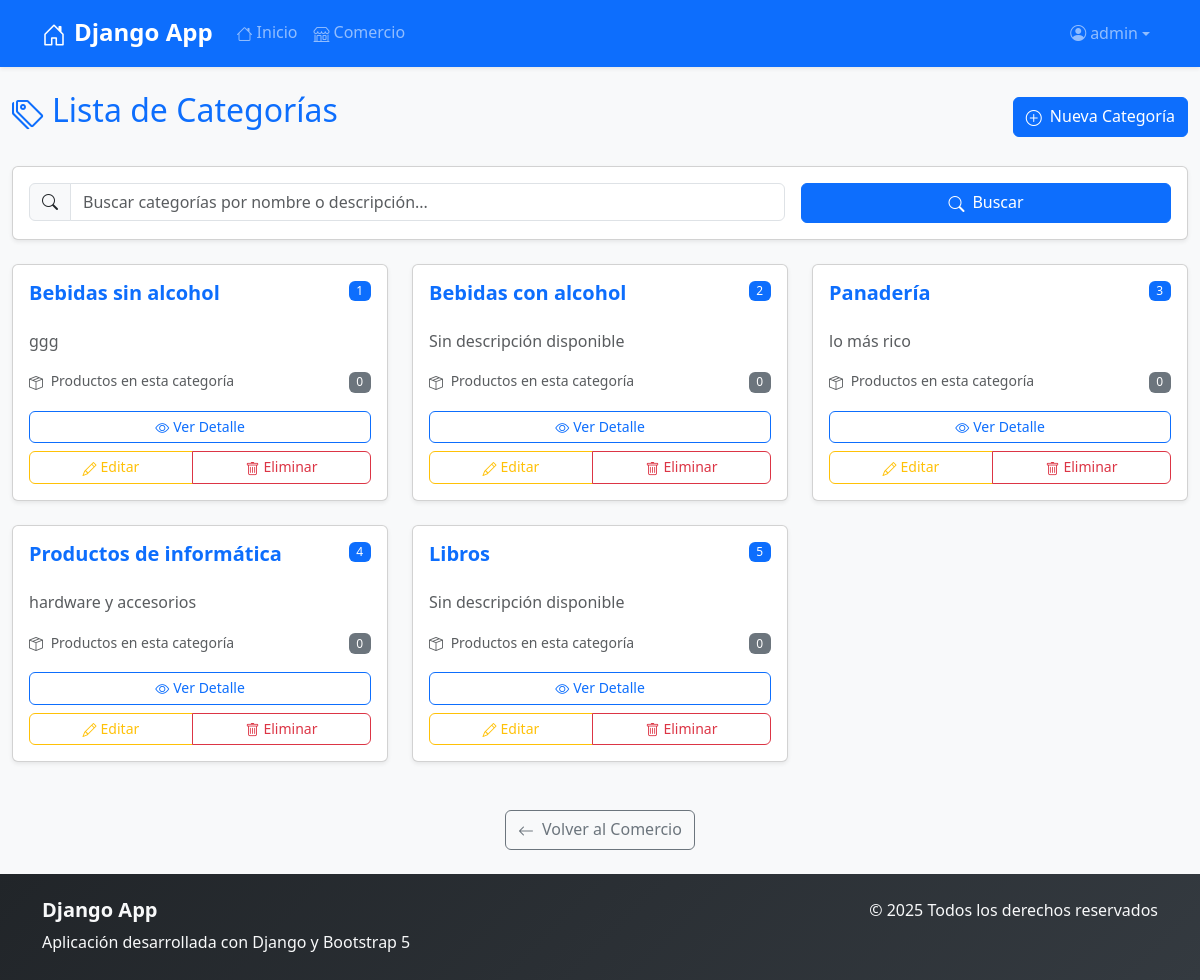
Screenshot of /comercio/productocategoria/list (signed in) with the database file from the repository.
### comercio/models.py (models this page shows, shortened)
class ProductoCategoria(models.Model):
    nombre = models.CharField(max_length=100, unique=True)
    descripcion = models.TextField(verbose_name="descripción", blank=True, null=True)
    class Meta:
        verbose_name = "Categoría de Producto"
        verbose_name_plural = "Categorías de Productos"

### comercio/views/productocategoria_crud.py (the view)
class ProductoCatergoriaList(ListView):
    model = ProductoCategoria
    template_name = "comercio/productocategoria/productocategoria_list.html"
    def get_queryset(self) -> QuerySet[Any]:
        queryset = super().get_queryset()
        buscar = self.request.GET.get("consulta")
        if buscar:
            queryset = ProductoCategoria.objects.filter(nombre__icontains=buscar)
        else:
            queryset = ProductoCategoria.objects.all()
        return queryset

### comercio/templates/comercio/productocategoria/productocategoria_list.html (shortened to what this page needs)
{% extends 'core/base.html' %}
{% block content %}
<div class="row mb-4">
    <div class="col-12">
        <div class="d-flex justify-content-between align-items-center">
            <h1 class="h2 text-primary">
                <i class="bi bi-tags me-2"></i>Lista de Categorías
            </h1>
            <a href="{% url 'comercio:productocategoria_create' %}" class="btn btn-primary">
                <i class="bi bi-plus-circle me-2"></i>Nueva Categoría
            </a>
        </div>
    </div>
</div>
<div class="row mb-4">
    <div class="col-12">
        <div class="card">
            <div class="card-body">
                <form action="{% url 'comercio:productocategoria_list' %}" method="get" class="row g-3">
                    <div class="col-md-8">
                        <div class="input-group">
                            <span class="input-group-text">
                                <i class="bi bi-search"></i>
                            </span>
                            <input type="text"
                                   name="consulta"
                                   class="form-control"
                                   placeholder="Buscar categorías por nombre o descripción..."
                                   value="{{ request.GET.consulta|default:'' }}">
                        </div>
                    </div>
                    <div class="col-md-4">
                        <div class="d-grid">
                            <button type="submit" class="btn btn-primary">
                                <i class="bi bi-search me-2"></i>Buscar
                            </button>
                        </div>
                    </div>
                </form>
            </div>
        </div>
    </div>
</div>
<div class="row">
    {% if object_list %}
        {% for object in object_list %}
            <div class="col-lg-4 col-md-6 mb-4">
                <div class="card h-100 shadow-sm">
                    <div class="card-body">
                        <div class="d-flex justify-content-between align-items-start mb-3">
                            <h5 class="card-title text-primary">{{ object.nombre }}</h5>
                            <span class="badge bg-primary">{{ forloop.counter }}</span>
                        </div>
                        <p class="card-text text-muted mb-3">
                            {{ object.descripcion|default:"Sin descripción disponible"|truncatewords:20 }}
                        </p>
                        <div class="d-flex justify-content-between align-items-center mb-3">
                            <small class="text-muted">
                                <i class="bi bi-box-seam me-1"></i>
                                Productos en esta categoría
                            </small>
                            <span class="badge bg-secondary">0</span>
                        </div>
                        <div class="d-grid gap-2">
                            <a href="{% url 'comercio:productocategoria_detail' object.id %}" class="btn btn-outline-primary btn-sm">
                                <i class="bi bi-eye me-1"></i>Ver Detalle
                            </a>
                            <div class="btn-group" role="group">
                                <a href="{% url 'comercio:productocategoria_update' object.id %}" class="btn btn-outline-warning btn-sm">
                                    <i class="bi bi-pencil me-1"></i>Editar
                                </a>
                                <a href="{% url 'comercio:productocategoria_delete' object.id %}" class="btn btn-outline-danger btn-sm">
                                    <i class="bi bi-trash me-1"></i>Eliminar
                                </a>
                            </div>
                        </div>
                    </div>
                </div>
            </div>
        {% endfor %}
    {% endif %}
</div>
<div class="row mt-4">
    <div class="col-12 text-center">
        <a href="{% url 'comercio:index' %}" class="btn btn-outline-secondary">
            <i class="bi bi-arrow-left me-2"></i>Volver al Comercio
        </a>
    </div>
</div>
{% endblock content %}

### core/templates/core/components/navbar.html (shortened to what this page needs)
<nav class="navbar navbar-expand-lg navbar-dark bg-primary shadow-sm">
    <div class="container">
        <a class="navbar-brand fw-bold" href="{% url 'core:index' %}">
            <i class="bi bi-house-door me-2"></i>Django App
        </a>
        <div class="collapse navbar-collapse" id="navbarNav">
            <ul class="navbar-nav me-auto">
                <li class="nav-item">
                    <a class="nav-link" href="{% url 'core:index' %}">
                        <i class="bi bi-house me-1"></i>Inicio
                    </a>
                </li>
                <li class="nav-item">
                    <a class="nav-link" href="{% url 'comercio:index' %}">
                        <i class="bi bi-shop me-1"></i>Comercio
                    </a>
                </li>
            </ul>
            <ul class="navbar-nav">
                {% if user.is_authenticated %}
                    <li class="nav-item dropdown">
                        <a class="nav-link dropdown-toggle d-flex align-items-center" href="#" id="navbarDropdown" role="button" data-bs-toggle="dropdown" aria-expanded="false">
                            <i class="bi bi-person-circle me-1"></i>{{ user.username }}
                        </a>
                    </li>
                {% else %}
                    <li class="nav-item">
                        <a class="nav-link" href="{% url 'core:login' %}">
                            <i class="bi bi-box-arrow-in-right me-1"></i>Iniciar Sesión
                        </a>
                    </li>
                {% endif %}
            </ul>
        </div>
    </div>
</nav>

### core/static/css/style.css (style rules this page uses)
:root { --primary-color: #0d6efd; --secondary-color: #6c757d; --success-color: #198754; --danger-color: #dc3545; --warning-color: #ffc107; --info-color: #0dcaf0; --light-color: #f8f9fa; --dark-color: #212529; --border-radius: 0.375rem; --box-shadow: 0 0.125rem 0.25rem rgba(0, 0, 0, 0.075); --box-shadow-lg: 0 1rem 3rem rgba(0, 0, 0, 0.175); }
body { font-family: 'Segoe UI', Tahoma, Geneva, Verdana, sans-serif; line-height: 1.6; color: var(--dark-color); }
h1, h2, h3, h4, h5, h6 { font-weight: 600; line-height: 1.2; }
.card { border-radius: var(--border-radius); box-shadow: var(--box-shadow); transition: all 0.3s ease; }
.btn { border-radius: var(--border-radius); font-weight: 500; transition: all 0.3s ease; }
.form-control, .form-select { border-radius: var(--border-radius); border: 1px solid #dee2e6; transition: all 0.3s ease; }
.navbar { box-shadow: var(--box-shadow); }
.navbar-brand { font-weight: 700; font-size: 1.5rem; }
.nav-link { font-weight: 500; transition: color 0.3s ease; }
.badge { font-weight: 500; border-radius: var(--border-radius); }
.bi { vertical-align: -0.125em; }

### rows the page displays
ProductoCategoria: nombre "Bebidas sin alcohol", descripcion "ggg"
ProductoCategoria: nombre "Bebidas con alcohol", descripcion "Sin descripción disponible"
ProductoCategoria: nombre "Panadería", descripcion "lo más rico"
ProductoCategoria: nombre "Productos de informática", descripcion "hardware y accesorios"
ProductoCategoria: nombre "Libros", descripcion "Sin descripción disponible"

### other values shown
{{ user.username }} "admin"
